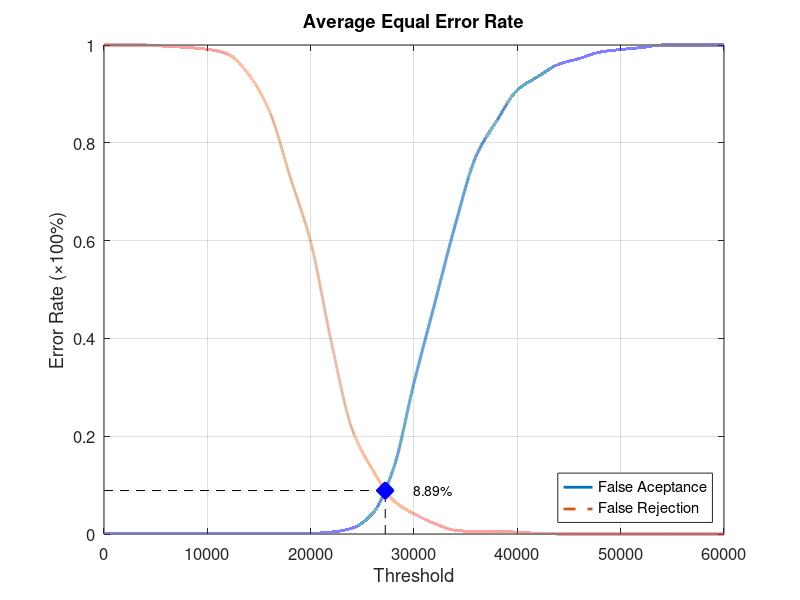
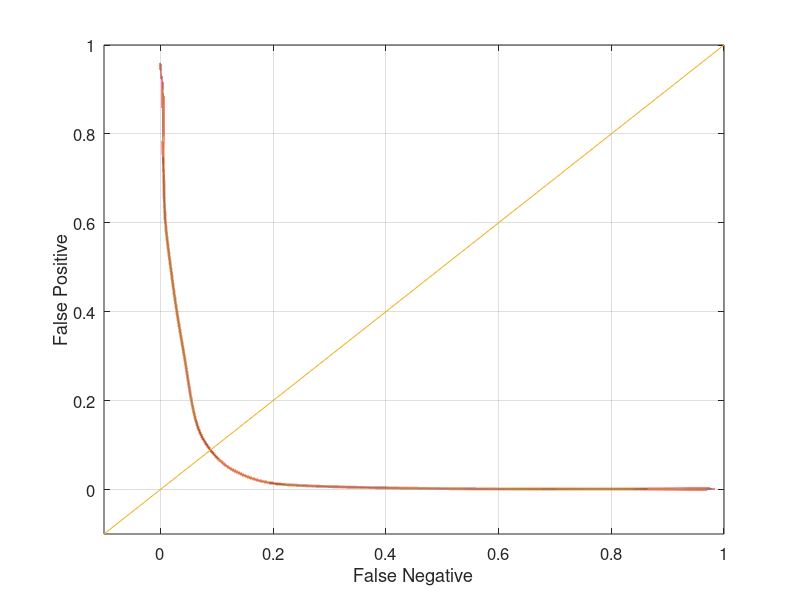

These charts were generated, in order, by the following MATLAB code:
function yEER = Experiment3Average
close all;
clear;
clc;
x = 0:2000:60000;
xq = 0:0.5:60000;

y0 = [0 0.00131579 0.00131579 0.00131579 0.00131579 0.00131579 0.00131579 0.00131579 0.00131579 0.00131579 0.00131579 0.00394737 0.0118421 0.0421053 0.132895 0.309211 0.471053 0.632895 0.772368 0.844737 0.907895 0.935526 0.960526 0.972368 0.985526 0.990789 0.994737 1 1 1 1];
yy0 = interp1(x, y0, xq, 'pchip');
y1 = [1 1 1 0.9975 0.995 0.99125 0.98125 0.94 0.865 0.73125 0.5975 0.3925 0.215 0.13125 0.06875 0.04125 0.02125 0.0075 0.005 0.005 0.00375 0.00125 0 0 0 0 0 0 0 0 0];
yy1 = interp1(x, y1, xq, 'pchip');

% Calculating EER: 
y2 = abs(y0 - y1);
find(y2 == min(y2))
yy2 = abs(yy0 - yy1);
xEER = find(yy2 == min(yy2));
xEERIndex = xq(xEER) % X-axis EER
yEER = yy0(xEER) % Y-axis EER

main = figure
plot(xq, yy0,'-','LineWidth', 2);	hold on
plot(xq, yy1,'--','LineWidth', 2);	hold on
plot([xEERIndex xEERIndex], [0 yEER], 'k--');	hold on
plot([0 xEERIndex], [yEER yEER], 'k--');	hold on
plot(xEERIndex, yEER, 'bx', 'LineWidth', 10);	hold on
text(xEERIndex + 10 * xEERIndex / 100, yEER, [num2str(round((10000 * yEER)) / 100) '%'])
legend('False Aceptance', 'False Rejection', 'Location', 'SouthEast')
xlabel('Threshold')
ylabel('Error Rate (\times100%)')
title('Average Equal Error Rate')
set(gca, 'FontSize', 12)
axis([0 60000 0 1])
grid on

print(main, 'Experiment3AverageMain', '-dpng');
FNRxFPR = figure('Color', [1 1 1]);
plot(yy1, yy0, '-', yy1, yy0, 'LineWidth', 2);
hold on
y = -0.1:0.1:1
plot(y, y); 
set(gca, 'FontSize', 12)
xlabel('False Negative')
ylabel('False Positive')
axis([-0.1 1 -0.1 1])
set(gca, 'FontSize', 12)
grid on

print(FNRxFPR, 'Experiment3AverageFNRxFPR','-dpng');
end
